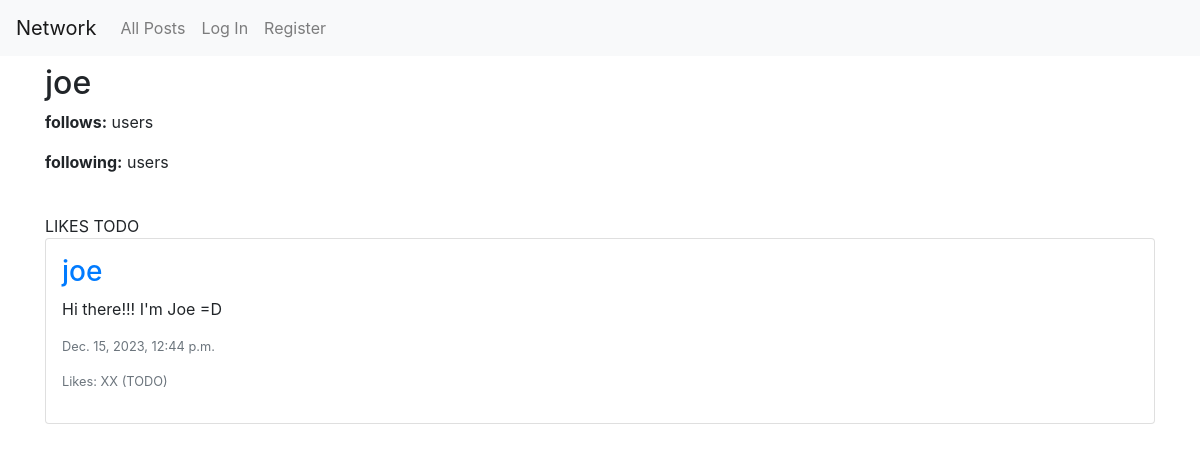
Screenshot of /profile/4 with the database file from the repository.
### network/models.py (models this page shows, shortened)
class User(AbstractUser):
    pass

class Post(models.Model):
    author = models.ForeignKey(User, on_delete=models.CASCADE, related_name='posts')
    body = models.CharField(max_length=255)
    timestamp = models.DateTimeField(auto_now_add=True)

### network/views.py (the view)
# urls.py: path("profile/<int:user_id>", views.profile, name="profile"),
def profile(request, user_id):
    user = User.objects.get(pk=user_id)
    posts = Post.objects.filter(author=user).order_by('id').reverse()
    follower = Follow.objects.filter(follower=user)
    following = Follow.objects.filter(following=user)
    try:
        if len(follower.filter(user=User.objects.get(pk=request.user.id))) == 0:
            isFollowing = False
        else:
            isFollowing = False
    except:
        isFollowing = False
    paginator = Paginator(posts, 10)
    page_number = request.GET.get('page')
    page_obj = paginator.get_page(page_number)
    return render(request, "network/profile.html", {
        'posts': posts,
        'page_obj': page_obj,
        'username': user.username,
        'profile_owner': user,
        'isFollowing': isFollowing,
        'following': following,
        'follower': follower,
    })

### network/templates/network/profile.html (shortened to what this page needs)
{% extends "network/layout.html" %}  {% block body %}
<div class="container pt-2">
  <h2 id="user_name">{{ username }}</h2>
     <div style="margin-bottom: 40px;" id="profile">
        <p id="following_count"><strong>follows:</strong>{{user.following.count}} users</p>
        <p id="followed_count"><strong>following:</strong>{{user.follower.count}} users</p>
    </div>
    <div>
      <div id="likes-stats">LIKES TODO</div>
    </div>
    <div id="all-posts">
      {% for post in page_obj %}
      <div class="card mb-2 p-3">
        <h3>
          <a href="{% url 'profile' user_id=post.author.id %}"
            >{{ post.author }}</a
          >
        </h3>
        <p>{{ post.body }}</p>
        <p class="text-secondary lh-1 small">{{ post.timestamp }}</p>
        <p class="text-secondary lh-1 small">Likes: XX (TODO)</p>
      </div>
      {% empty %}
      <h3>No posts available</h3>
      {% endfor %}
    </div>
  </div>
   {% endblock %}

### rows the page displays
User: username "joe"
Post: author "joe", body "Hi there!!! I'm Joe =D", timestamp "Dec. 15, 2023, 12:44 p.m."
